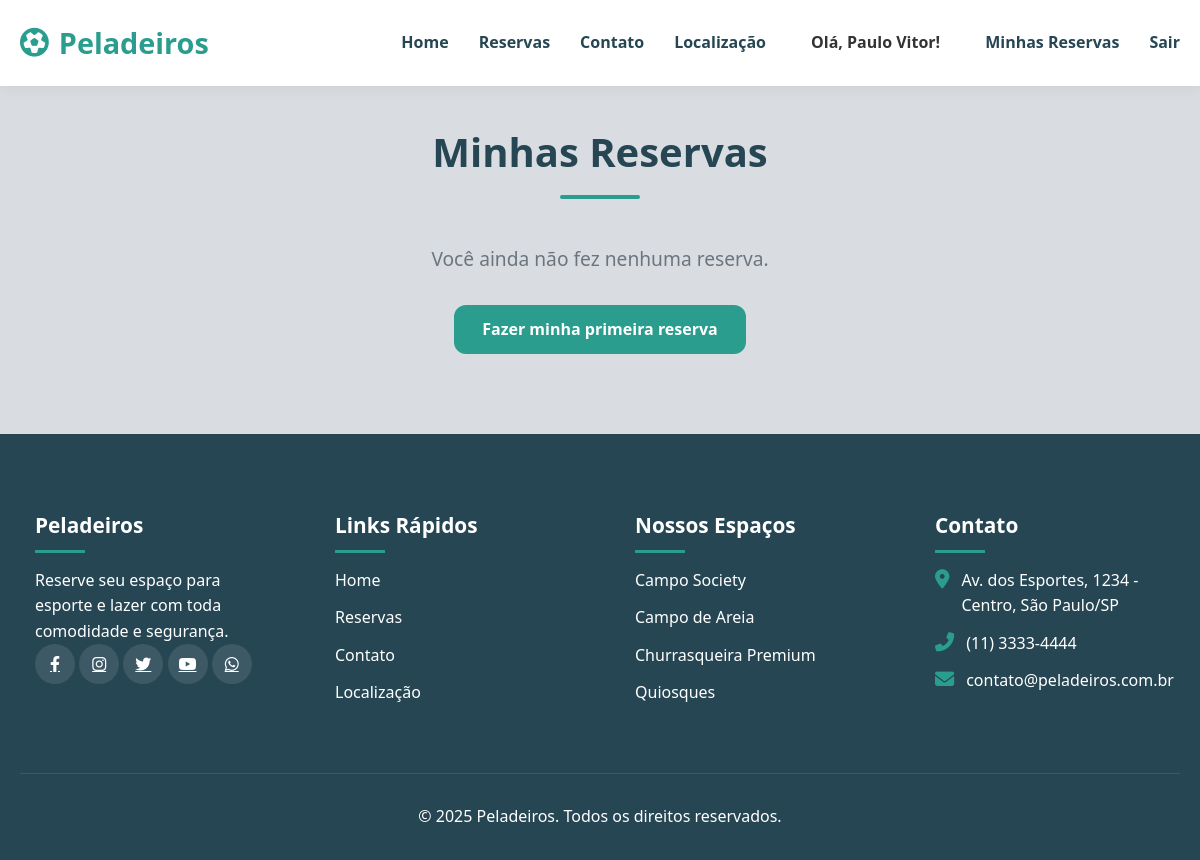
The page /minhas-reservas/ (signed in) on the database as committed earlier.
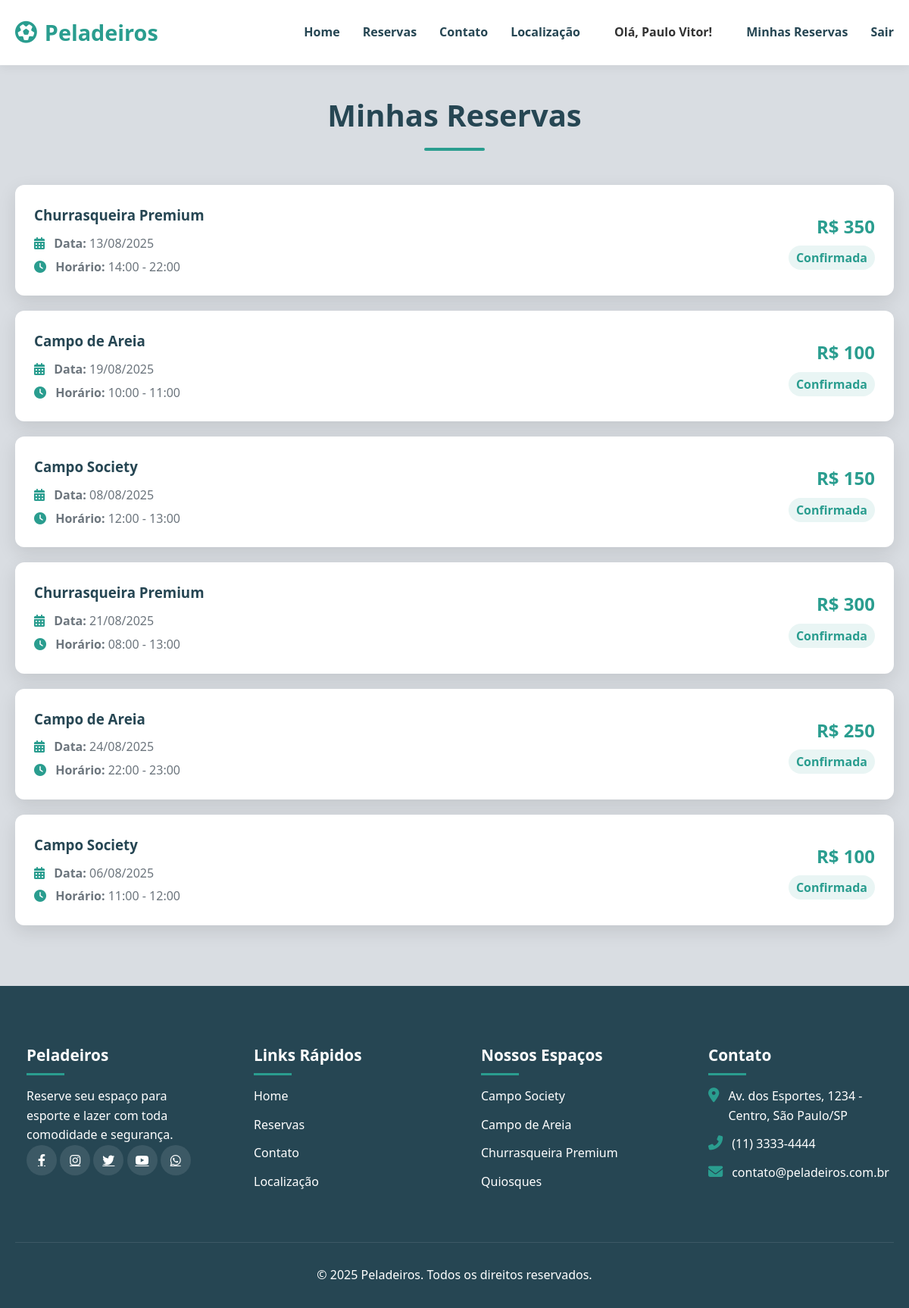
The same page on the database as committed later.
### core/models.py (models this page shows, shortened)
class Usuario(AbstractUser):
    cpf = models.CharField(max_length=14, unique=True)
    data_nascimento = models.DateField(null=True, blank=True)
    telefone = models.CharField(max_length=15, null=True, blank=True)
    SEXO_CHOICES = (('M', 'Masculino'), ('F', 'Feminino'))
    sexo = models.CharField(max_length=1, choices=SEXO_CHOICES, null=True, blank=True)
    cep = models.CharField(max_length=9, null=True, blank=True)
    logradouro = models.CharField(max_length=255, null=True, blank=True)
    numero = models.CharField(max_length=20, null=True, blank=True)
    complemento = models.CharField(max_length=100, null=True, blank=True)
    bairro = models.CharField(max_length=100, null=True, blank=True)
    cidade = models.CharField(max_length=100, null=True, blank=True)
    estado = models.CharField(max_length=2, null=True, blank=True)

class Reserva(models.Model):
    STATUS_CHOICES = (
        ('confirmada', 'Confirmada'),
        ('pendente', 'Pendente de Pagamento'),
        ('cancelada', 'Cancelada'),
    )
    espaco = models.ForeignKey(Espaco, on_delete=models.PROTECT, related_name='reservas')
    usuario = models.ForeignKey(Usuario, on_delete=models.PROTECT, related_name='reservas_feitas')
    data_inicio = models.DateTimeField()
    data_fim = models.DateTimeField()
    preco_final = models.DecimalField(max_digits=10, decimal_places=2)
    status = models.CharField(max_length=20, choices=STATUS_CHOICES, default='pendente')
    data_criacao = models.DateTimeField(auto_now_add=True)

class Espaco(models.Model):
    MODELO_COBRANCA_CHOICES = (
        ('hora', 'Por Hora'),
        ('periodo', 'Por Período'),
    )
    TIPO_CHOICES = (
        ('campo', 'Campo'),
        ('churrasqueira', 'Churrasqueira'),
        ('quiosque', 'Quiosque'),
    )
    nome = models.CharField(max_length=100)
    descricao = models.TextField(blank=True, null=True)
    foto = models.ImageField(upload_to='espacos_fotos/', blank=True, null=True)
    tipo = models.CharField(max_length=20, choices=TIPO_CHOICES)
    capacidade = models.PositiveIntegerField()
    disponivel = models.BooleanField(default=True)
    modelo_de_cobranca = models.CharField(
        max_length=10,
        choices=MODELO_COBRANCA_CHOICES,
        default='hora'
    )

### core/views.py (the view)
# urls.py: path('minhas-reservas/', views.minhas_reservas, name='minhas_reservas'),
@login_required(login_url='/entrar/') # Garante que apenas usuários logados possam ver a página
def minhas_reservas(request):
    reservas_do_usuario = Reserva.objects.filter(usuario=request.user).order_by('-data_criacao')
    context = {
        'reservas': reservas_do_usuario
    }
    return render(request, 'minhas_reservas.html', context)

### templates/minhas_reservas.html (shortened to what this page needs)
{% extends 'base.html' %}
{% load static %}
{% block content %}
<section class="user-reservations" style="padding-top: 120px; padding-bottom: 80px;">
    <div class="container">
        <h2 class="section-title">Minhas Reservas</h2>
        {% if reservas %}
            <div class="reservations-list" style="display: flex; flex-direction: column; gap: 20px;">
                {% for reserva in reservas %}
                    <div class="reserva-card" style="background: white; border-radius: var(--border-radius); box-shadow: var(--box-shadow); padding: 25px; display: flex; justify-content: space-between; align-items: center;">
                        <div>
                            <h3 style="color: var(--dark); margin-bottom: 10px;">{{ reserva.espaco.nome }}</h3>
                            <p style="color: var(--gray); margin-bottom: 5px;">
                                <i class="fas fa-calendar-alt" style="margin-right: 8px; color: var(--primary);"></i>
                                <strong>Data:</strong> {{ reserva.data_inicio|date:"d/m/Y" }}
                            </p>
                            <p style="color: var(--gray);">
                                <i class="fas fa-clock" style="margin-right: 8px; color: var(--primary);"></i>
                                <strong>Horário:</strong> {{ reserva.data_inicio|date:"H:i" }} - {{ reserva.data_fim|date:"H:i" }}
                            </p>
                        </div>
                        <div style="text-align: right;">
                            <p style="font-size: 1.5rem; font-weight: 700; color: var(--primary); margin-bottom: 10px;">
                                R$ {{ reserva.preco_final|stringformat:"d" }}
                            </p>
                            <span style="background-color: #e9f5f4; color: #2a9d8f; padding: 5px 10px; border-radius: 20px; font-weight: 600; text-transform: capitalize;">
                                {{ reserva.status }}
                            </span>
                        </div>
                    </div>
                {% endfor %}
            </div>
        {% else %}
            <p style="text-align: center; font-size: 1.2rem; color: var(--gray);">Você ainda não fez nenhuma reserva.</p>
            <div style="text-align: center; margin-top: 30px;">
                <a href="{% url 'reservas' %}" class="btn">Fazer minha primeira reserva</a>
            </div>
        {% endif %}
    </div>
</section>
{% endblock %}

### templates/base.html (shortened to what this page needs)
{% load static %}
<!DOCTYPE html>
<html lang="pt-BR">
<head>
    <link rel="stylesheet" href="https://cdnjs.cloudflare.com/ajax/libs/font-awesome/6.4.0/css/all.min.css">
    <link rel="stylesheet" href="{% static 'css/styles.css' %}">
</head>
<body>
    <header>
        <div class="container">
            <nav class="navbar">
                <a href="{% url 'index' %}" class="logo">
                    <i class="fas fa-futbol"></i>
                    Peladeiros
                </a>
                <ul class="nav-links">
                    <li><a href="{% url 'index' %}">Home</a></li>
                    <li><a href="{% url 'reservas' %}">Reservas</a></li>
                    <li><a href="{% url 'contato' %}">Contato</a></li>
                    <li><a href="{% url 'localizacao' %}">Localização</a></li>
                    {% if user.is_authenticated %}
                        <li><span style="color: #333; font-weight: 600; padding: 0 15px;">Olá, {{ user.first_name|default:user.username }}!</span></li>
                        <li><a href="{% url 'minhas_reservas' %}">Minhas Reservas</a></li>
                        <li><a href="{% url 'sair' %}">Sair</a></li>
                    {% else %}
                        <li><a href="{% url 'entrar' %}">Entrar</a></li>
                        <li><a href="{% url 'criar_conta' %}" class="btn">Criar Conta</a></li>
                    {% endif %}
                </ul>
            </nav>
        </div>
    </header>
    <main>
        {% block content %}
        {% endblock %}
    </main>
    <footer id="contact">
        <div class="container">
            <div class="footer-content">
                 <div class="footer-column">
                    <h3>Peladeiros</h3>
                    <p>Reserve seu espaço para esporte e lazer com toda comodidade e segurança.</p>
                    <div class="social-links">
                        <a href="#"><i class="fab fa-facebook-f"></i></a>
                        <a href="#"><i class="fab fa-instagram"></i></a>
                        <a href="#"><i class="fab fa-twitter"></i></a>
                        <a href="#"><i class="fab fa-youtube"></i></a>
                        <a href="#"><i class="fab fa-whatsapp"></i></a>
                    </div>
                </div>
                <div class="footer-column">
                    <h3>Links Rápidos</h3>
                    <ul>
                        <li><a href="{% url 'index' %}">Home</a></li>
                        <li><a href="{% url 'reservas' %}">Reservas</a></li>
                        <li><a href="{% url 'contato' %}">Contato</a></li>
                        <li><a href="{% url 'localizacao' %}">Localização</a></li>
                    </ul>
                </div>
                <div class="footer-column">
                    <h3>Nossos Espaços</h3>
                    <ul>
                        <li>Campo Society</li>
                        <li>Campo de Areia</li>
                        <li>Churrasqueira Premium</li>
                        <li>Quiosques</li>
                    </ul>
                </div>
                <div class="footer-column">
                    <h3>Contato</h3>
                    <ul class="contact-info">
                        <li><i class="fas fa-map-marker-alt"></i><span>Av. dos Esportes, 1234 - Centro, São Paulo/SP</span></li>
                        <li><i class="fas fa-phone-alt"></i><span>(11) 3333-4444</span></li>
                        <li><i class="fas fa-envelope"></i><span>contato@peladeiros.com.br</span></li>
                    </ul>
                </div>
            </div>
            <div class="copyright">
                &copy; 2025 Peladeiros. Todos os direitos reservados.
            </div>
        </div>
    </footer>
</body>
</html>

### static/css/styles.css (style rules this page uses)
:root { --primary: #2a9d8f; --primary-dark: #1d7a6e; --secondary: #e76f51; --accent: #f4a261; --light: #f8f9fa; --dark: #264653; --success: #2a9d8f; --warning: #e9c46a; --danger: #e76f51; --gray: #6c757d; --light-gray: #e9ecef; --border-radius: 12px; --box-shadow: 0 8px 24px rgba(0, 0, 0, 0.1); --transition: all 0.3s ease; }
* { margin: 0; padding: 0; box-sizing: border-box; font-family: 'Segoe UI', Tahoma, Geneva, Verdana, sans-serif; }
body { background-color: #d9dde2; color: var(--dark); line-height: 1.6; }
.container { width: 100%; max-width: 1200px; margin: 0 auto; padding: 0 20px; }
section { padding: 80px 0; }
.section-title { text-align: center; margin-bottom: 60px; color: var(--dark); font-size: 2.5rem; position: relative; }
.section-title:after { content: ''; position: absolute; bottom: -15px; left: 50%; transform: translateX(-50%); width: 80px; height: 4px; background: var(--primary); border-radius: 2px; }
header { background: white; box-shadow: 0 4px 12px rgba(0, 0, 0, 0.05); position: fixed; width: 100%; top: 0; z-index: 1000; }
.navbar { display: flex; justify-content: space-between; align-items: center; padding: 20px 0; }
.logo { display: flex; align-items: center; font-size: 1.8rem; font-weight: 700; color: var(--primary); text-decoration: none; }
.logo i { margin-right: 10px; }
.nav-links { display: flex; list-style: none; }
.nav-links li { margin-left: 30px; }
.nav-links a { text-decoration: none; color: var(--dark); font-weight: 600; transition: var(--transition); position: relative; }
.nav-links a:after { content: ''; position: absolute; bottom: -5px; left: 0; width: 0; height: 2px; background: var(--primary); transition: var(--transition); }
.contact-info { background: white; border-radius: var(--border-radius); }
.contact-info li { margin-bottom: 20px; display: flex; align-items: center; gap: 15px; }
.contact-info i { font-size: 1.2rem; color: var(--primary); }
.social-links a { display: inline-flex; align-items: center; justify-content: center; width: 40px; height: 40px; background: rgba(255, 255, 255, 0.1); border-radius: 50%; color: white; transition: var(--transition); }
footer { background: var(--dark); color: white; padding: 60px 0 30px; }
.footer-content { display: grid; grid-template-columns: repeat(auto-fit, minmax(250px, 1fr)); gap: 40px; margin-bottom: 40px; }
.footer-column { background: var(--dark); padding: 15px; color: white; }
.footer-column h3 { font-size: 1.3rem; margin-bottom: 25px; position: relative; color: white; }
.footer-column h3:after { content: ''; position: absolute; bottom: -10px; left: 0; width: 50px; height: 3px; background: var(--primary); }
.footer-column ul { list-style: none; }
.footer-column ul li { margin-bottom: 12px; }
.footer-column ul li a { color: white; text-decoration: none; transition: var(--transition); }
.footer-column .contact-info { background-color: transparent !important; }
.footer-column .contact-info li { display: flex; align-items: flex-start; gap: 12px; color: white; }
.footer-column .contact-info i { margin-top: 1px; color: var(--primary); }
.copyright { text-align: center; border-top: 1px solid rgba(255, 255, 255, 0.1); padding-top: 30px; margin-top: 30px; }

Rows that differ between the two databases and show on the page:
added Reserva: espaco.nome "Churrasqueira Premium", data_inicio "13/08/2025", data_inicio "14:00", data_fim "22:00", preco_final "350", status "Confirmada"
added Reserva: espaco.nome "Campo de Areia", data_inicio "19/08/2025", data_inicio "10:00", data_fim "11:00", preco_final "100", status "Confirmada"
added Reserva: espaco.nome "Campo Society", data_inicio "08/08/2025", data_inicio "12:00", data_fim "13:00", preco_final "150", status "Confirmada"
added Reserva: espaco.nome "Churrasqueira Premium", data_inicio "21/08/2025", data_inicio "08:00", data_fim "13:00", preco_final "300", status "Confirmada"
added Reserva: espaco.nome "Campo de Areia", data_inicio "24/08/2025", data_inicio "22:00", data_fim "23:00", preco_final "250", status "Confirmada"
added Reserva: espaco.nome "Campo Society", data_inicio "06/08/2025", data_inicio "11:00", data_fim "12:00", preco_final "100", status "Confirmada"
Other text that changed with them:
text no longer shown: "Você ainda não fez nenhuma reserva. Fazer minha primeira reserva"
